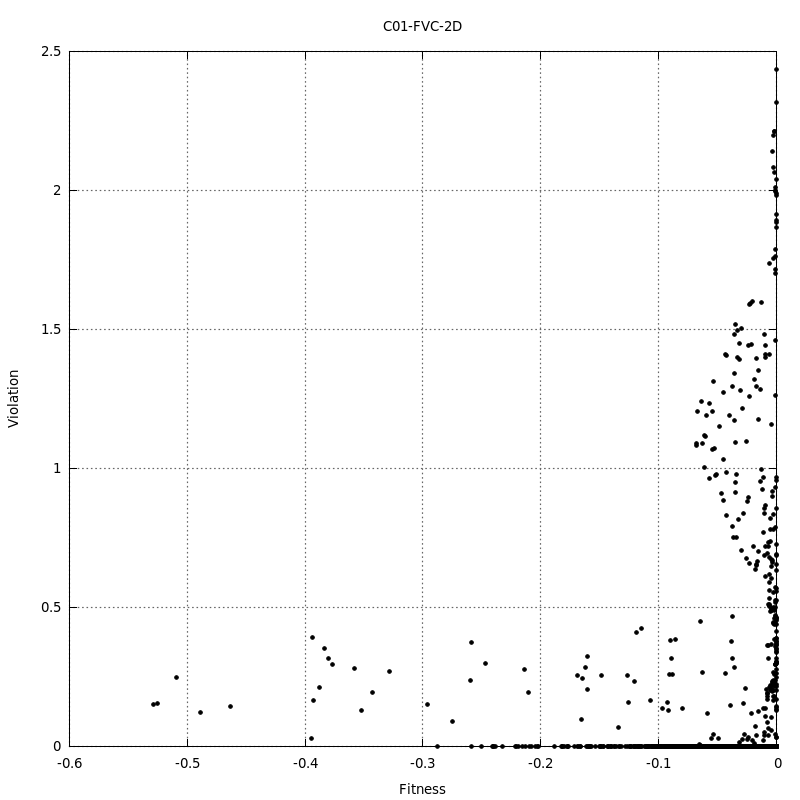

Source code (gnuplot):
set terminal pngcairo size 800,800 enhanced font 'Verdana,10'
set output "2DFVC.png"
set title "C01-FVC-2D"
#
set xlabel "Fitness"
set ylabel "Violation"
set grid ytics lt 0 lw 2 lc rgb "#666666"
set grid xtics lt 0 lw 2 lc rgb "#666666"
#
plot "data/2DFVC.dat" using 1:2 title '' pt 7 ps 0.6 lt 0
